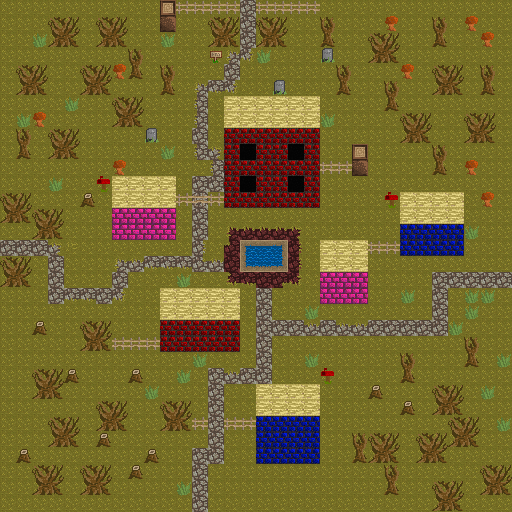

Rendered tile map (Tiled .tmx) drawn with the repository's tilesets; below, a short description and the map source with its tile grids summarised:
An orthogonal 32x32 tile map with 16x16 px tiles, 2 tile layers (lower, upper) and 84 objects (67x villager, 9x pickup, 4x portal, 4x npc).

<map version="1.0" orientation="orthogonal" renderorder="right-down" width="32" height="32" tilewidth="16" tileheight="16" nextobjectid="103">
 <tileset firstgid="1" source="tilesheet.tsx" />
 <layer name="lower" width="32" height="32">
  <data>[1024 cells, 1024 non-empty, 11 distinct tile ids]</data>
 </layer>
 <layer name="upper" width="32" height="32">
  <data>[1024 cells, 256 non-empty, 32 distinct tile ids]</data>
 </layer>
 <objectgroup name="objects">
  <object id="1" type="portal" gid="15" x="4" y="252" width="16" height="16">
   <properties>
    <property name="level" value="banditroad" />
    <property name="x" value="30" />
    <property name="y" value="12" />
   </properties>
  </object>
  <object id="2" type="portal" gid="15" x="248" y="8" width="16" height="16">
   <properties>
    <property name="level" value="castle" />
    <property name="x" value="16" />
    <property name="y" value="30" />
   </properties>
  </object>
  <object id="3" type="portal" gid="15" x="504" y="284" width="16" height="16">
   <properties>
    <property name="level" value="peninsula" />
    <property name="x" value="1" />
    <property name="y" value="4" />
   </properties>
  </object>
  <object id="4" type="portal" gid="15" x="196" y="508" width="16" height="16">
   <properties>
    <property name="level" value="canyon" />
    <property name="x" value="17" />
    <property name="y" value="1" />
   </properties>
  </object>
  <object id="5" type="villager" gid="15" x="100" y="376" width="16" height="16" />
  <object id="6" type="villager" gid="15" x="116" y="268" width="16" height="16" />
  <object id="7" type="villager" gid="15" x="196" y="268" width="16" height="16" />
  <object id="8" type="villager" gid="15" x="296" y="300" width="16" height="16" />
  <object id="9" type="villager" gid="15" x="292" y="252" width="16" height="16" />
  <object id="10" type="villager" gid="15" x="312" y="216" width="16" height="16" />
  <object id="11" type="villager" gid="15" x="376" y="220" width="16" height="16" />
  <object id="12" type="villager" gid="15" x="356" y="220" width="16" height="16" />
  <object id="14" type="villager" gid="15" x="408" y="300" width="16" height="16" />
  <object id="15" type="villager" gid="15" x="436" y="360" width="16" height="16" />
  <object id="16" type="villager" gid="15" x="260" y="328" width="16" height="16" />
  <object id="17" type="villager" gid="15" x="300" y="340" width="16" height="16" />
  <object id="18" type="villager" gid="15" x="368" y="340" width="16" height="16" />
  <object id="20" type="villager" gid="15" x="348" y="372" width="16" height="16" />
  <object id="21" type="villager" gid="15" x="340" y="404" width="16" height="16" />
  <object id="22" type="villager" gid="15" x="324" y="460" width="16" height="16" />
  <object id="23" type="villager" gid="15" x="296" y="488" width="16" height="16" />
  <object id="24" type="villager" gid="15" x="340" y="332" width="16" height="16" />
  <object id="25" type="villager" gid="15" x="244" y="476" width="16" height="16" />
  <object id="26" type="villager" gid="15" x="132" y="444" width="16" height="16" />
  <object id="27" type="villager" gid="15" x="24" y="408" width="16" height="16" />
  <object id="28" type="villager" gid="15" x="184" y="376" width="16" height="16" />
  <object id="29" type="villager" gid="15" x="84" y="460" width="16" height="16" />
  <object id="30" type="villager" gid="15" x="152" y="508" width="16" height="16" />
  <object id="31" type="villager" gid="15" x="52" y="504" width="16" height="16" />
  <object id="32" type="villager" gid="15" x="4" y="508" width="16" height="16" />
  <object id="33" type="villager" gid="15" x="40" y="348" width="16" height="16" />
  <object id="34" type="villager" gid="15" x="20" y="300" width="16" height="16" />
  <object id="35" type="villager" gid="15" x="132" y="312" width="16" height="16" />
  <object id="36" type="villager" gid="15" x="84" y="252" width="16" height="16" />
  <object id="37" type="villager" gid="15" x="68" y="172" width="16" height="16" />
  <object id="38" type="villager" gid="15" x="104" y="136" width="16" height="16" />
  <object id="39" type="villager" gid="15" x="68" y="72" width="16" height="16" />
  <object id="40" type="villager" gid="15" x="24" y="108" width="16" height="16" />
  <object id="41" type="villager" gid="15" x="16" y="20" width="16" height="16" />
  <object id="42" type="villager" gid="15" x="88" y="12" width="16" height="16" />
  <object id="44" type="villager" gid="15" x="148" y="44" width="16" height="16" />
  <object id="45" type="villager" gid="15" x="184" y="60" width="16" height="16" />
  <object id="46" type="villager" gid="15" x="180" y="124" width="16" height="16" />
  <object id="47" type="villager" gid="15" x="180" y="92" width="16" height="16" />
  <object id="48" type="villager" gid="15" x="296" y="28" width="16" height="16" />
  <object id="49" type="villager" gid="15" x="292" y="48" width="16" height="16" />
  <object id="50" type="villager" gid="15" x="292" y="76" width="16" height="16" />
  <object id="51" type="villager" gid="15" x="260" y="76" width="16" height="16" />
  <object id="52" type="villager" gid="15" x="356" y="108" width="16" height="16" />
  <object id="53" type="villager" gid="15" x="372" y="76" width="16" height="16" />
  <object id="54" type="villager" gid="15" x="356" y="16" width="16" height="16" />
  <object id="55" type="villager" gid="15" x="392" y="140" width="16" height="16" />
  <object id="56" type="villager" gid="15" x="424" y="44" width="16" height="16" />
  <object id="57" type="villager" gid="15" x="436" y="92" width="16" height="16" />
  <object id="58" type="villager" gid="15" x="468" y="76" width="16" height="16" />
  <object id="59" type="villager" gid="15" x="468" y="44" width="16" height="16" />
  <object id="60" type="villager" gid="15" x="484" y="104" width="16" height="16" />
  <object id="61" type="villager" gid="15" x="452" y="136" width="16" height="16" />
  <object id="62" type="villager" gid="15" x="408" y="172" width="16" height="16" />
  <object id="63" type="villager" gid="15" x="480" y="156" width="16" height="16" />
  <object id="64" type="villager" gid="15" x="408" y="268" width="16" height="16" />
  <object id="65" type="villager" gid="15" x="480" y="228" width="16" height="16" />
  <object id="66" type="villager" gid="15" x="392" y="284" width="16" height="16" />
  <object id="67" type="villager" gid="15" x="392" y="364" width="16" height="16" />
  <object id="68" type="villager" gid="15" x="292" y="364" width="16" height="16" />
  <object id="69" type="villager" gid="15" x="456" y="476" width="16" height="16" />
  <object id="70" type="villager" gid="15" x="340" y="492" width="16" height="16" />
  <object id="71" type="villager" gid="15" x="368" y="496" width="16" height="16" />
  <object id="72" type="villager" gid="15" x="484" y="444" width="16" height="16" />
  <object id="73" type="villager" gid="15" x="396" y="420" width="16" height="16" />
  <object id="74" type="villager" gid="15" x="488" y="380" width="16" height="16" />
  <object id="75" type="pickup" gid="15" x="424" y="476" width="16" height="16">
   <properties>
    <property name="type" value="brain" />
   </properties>
  </object>
  <object id="76" type="pickup" gid="15" x="328" y="188" width="16" height="16">
   <properties>
    <property name="type" value="baby" />
   </properties>
  </object>
  <object id="77" type="pickup" gid="15" x="20" y="60" width="16" height="16">
   <properties>
    <property name="type" value="brain" />
   </properties>
  </object>
  <object id="78" type="pickup" gid="15" x="324" y="428" width="16" height="16">
   <properties>
    <property name="type" value="potion" />
   </properties>
  </object>
  </objectgroup>
</map>
<!-- 9 of 84 objects omitted -->
